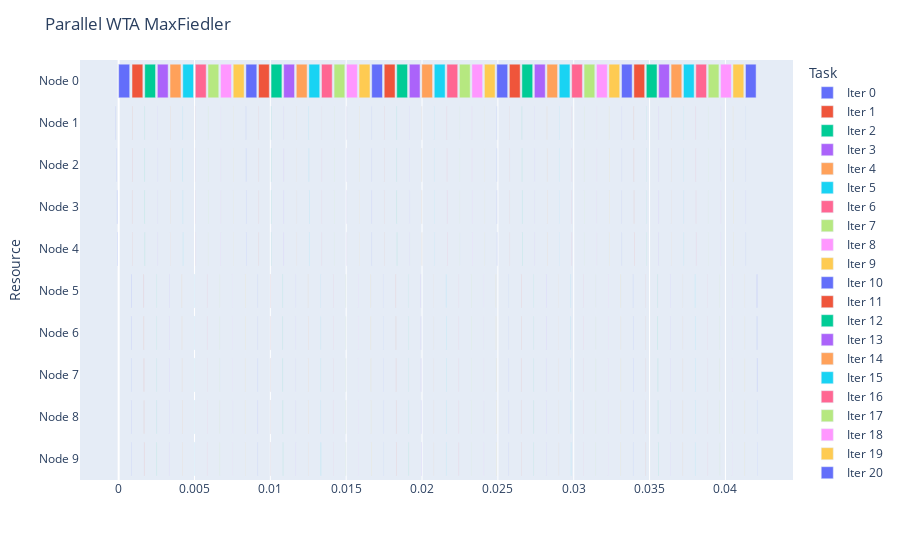

Here is the notebook cell this chart was saved with:
### Code cell
# MaxFiedler
fig = getDataGantt(logs[4], "Parallel WTA MaxFiedler")
fig.show()

### Figure 1 — Plotly figure (JSON) as saved in the notebook; plotly's stock layout.template omitted (floating-point values rounded to 4 significant figures)
{"data": [{"alignmentgroup": "True", "base": [0, -0.0001984, -0.0001535, -0.0001121, -9.823e-05, 0.0008152, 0.000818, 0.0008221, 0.0008247, 0.0008302], "hovertemplate": "Task=Iter 0<br>Start=%{base}<br>Finish=%{x}<br>Resource=%{y}<extra></extra>", "legendgroup": "Iter 0", "marker": {"color": "#636efa", "pattern": {"shape": ""}}, "name": "Iter 0", "offsetgroup": "Iter 0", "orientation": "h", "showlegend": true, "textposition": "auto", "type": "bar", "x": [0.0007286, 1.478e-05, 1.574e-05, 1.526e-05, 1.502e-05, 1.574e-05, 1.454e-05, 1.431e-05, 1.454e-05, 1.597e-05], "xaxis": "x", "y": ["Node 0", "Node 1", "Node 2", "Node 3", "Node 4", "Node 5", "Node 6", "Node 7", "Node 8", "Node 9"], "yaxis": "y"}, {"alignmentgroup": "True", "base": [0.0008807, 0.0008819, 0.0008845, 0.0008881, 0.0008914, 0.001658, 0.001661, 0.001664, 0.001666, 0.00167], "hovertemplate": "Task=Iter 1<br>Start=%{base}<br>Finish=%{x}<br>Resource=%{y}<extra></extra>", "legendgroup": "Iter 1", "marker": {"color": "#EF553B", "pattern": {"shape": ""}}, "name": "Iter 1", "offsetgroup": "Iter 1", "orientation": "h", "showlegend": true, "textposition": "auto", "type": "bar", "x": [0.0007136, 1.121e-05, 1.168e-05, 1.144e-05, 1.121e-05, 1.097e-05, 1.097e-05, 1.168e-05, 1.144e-05, 1.121e-05], "xaxis": "x", "y": ["Node 0", "Node 1", "Node 2", "Node 3", "Node 4", "Node 5", "Node 6", "Node 7", "Node 8", "Node 9"], "yaxis": "y"}, {"alignmentgroup": "True", "base": [0.001719, 0.001719, 0.001722, 0.001726, 0.001729, 0.002492, 0.002496, 0.002498, 0.002501, 0.002505], "hovertemplate": "Task=Iter 2<br>Start=%{base}<br>Finish=%{x}<br>Resource=%{y}<extra></extra>", "legendgroup": "Iter 2", "marker": {"color": "#00cc96", "pattern": {"shape": ""}}, "name": "Iter 2", "offsetgroup": "Iter 2", "orientation": "h", "showlegend": true, "textposition": "auto", "type": "bar", "x": [0.000711, 1.073e-05, 1.097e-05, 1.049e-05, 1.049e-05, 1.049e-05, 1.049e-05, 1.121e-05, 1.144e-05, 1.097e-05], "xaxis": "x", "y": ["Node 0", "Node 1", "Node 2", "Node 3", "Node 4", "Node 5", "Node 6", "Node 7", "Node 8", "Node 9"], "yaxis": "y"}, {"alignmentgroup": "True", "base": [0.002552, 0.002552, 0.002554, 0.002558, 0.002561, 0.003326, 0.003329, 0.003332, 0.003335, 0.003339], "hovertemplate": "Task=Iter 3<br>Start=%{base}<br>Finish=%{x}<br>Resource=%{y}<extra></extra>", "legendgroup": "Iter 3", "marker": {"color": "#ab63fa", "pattern": {"shape": ""}}, "name": "Iter 3", "offsetgroup": "Iter 3", "orientation": "h", "showlegend": true, "textposition": "auto", "type": "bar", "x": [0.0007119, 1.025e-05, 1.073e-05, 1.025e-05, 1.049e-05, 1.049e-05, 1.049e-05, 1.049e-05, 1.049e-05, 1.049e-05], "xaxis": "x", "y": ["Node 0", "Node 1", "Node 2", "Node 3", "Node 4", "Node 5", "Node 6", "Node 7", "Node 8", "Node 9"], "yaxis": "y"}, {"alignmentgroup": "True", "base": [0.003386, 0.003386, 0.003389, 0.003392, 0.003396, 0.004167, 0.004171, 0.004173, 0.004177, 0.00418], "hovertemplate": "Task=Iter 4<br>Start=%{base}<br>Finish=%{x}<br>Resource=%{y}<extra></extra>", "legendgroup": "Iter 4", "marker": {"color": "#FFA15A", "pattern": {"shape": ""}}, "name": "Iter 4", "offsetgroup": "Iter 4", "orientation": "h", "showlegend": true, "textposition": "auto", "type": "bar", "x": [0.0007207, 1.025e-05, 1.073e-05, 1.073e-05, 1.025e-05, 1.073e-05, 1.049e-05, 1.049e-05, 1.073e-05, 1.049e-05], "xaxis": "x", "y": ["Node 0", "Node 1", "Node 2", "Node 3", "Node 4", "Node 5", "Node 6", "Node 7", "Node 8", "Node 9"], "yaxis": "y"}, {"alignmentgroup": "True", "base": [0.004227, 0.004228, 0.00423, 0.004235, 0.004238, 0.004992, 0.004996, 0.004999, 0.005001, 0.005004], "hovertemplate": "Task=Iter 5<br>Start=%{base}<br>Finish=%{x}<br>Resource=%{y}<extra></extra>", "legendgroup": "Iter 5", "marker": {"color": "#19d3f3", "pattern": {"shape": ""}}, "name": "Iter 5", "offsetgroup": "Iter 5", "orientation": "h", "showlegend": true, "textposition": "auto", "type": "bar", "x": [0.0007055, 1.025e-05, 1.097e-05, 1.001e-05, 1.049e-05, 1.049e-05, 1.025e-05, 1.025e-05, 1.001e-05, 9.775e-06], "xaxis": "x", "y": ["Node 0", "Node 1", "Node 2", "Node 3", "Node 4", "Node 5", "Node 6", "Node 7", "Node 8", "Node 9"], "yaxis": "y"}, {"alignmentgroup": "True", "base": [0.005053, 0.005052, 0.005055, 0.005058, 0.005062, 0.005831, 0.005833, 0.005837, 0.005839, 0.005843], "hovertemplate": "Task=Iter 6<br>Start=%{base}<br>Finish=%{x}<br>Resource=%{y}<extra></extra>", "legendgroup": "Iter 6", "marker": {"color": "#FF6692", "pattern": {"shape": ""}}, "name": "Iter 6", "offsetgroup": "Iter 6", "orientation": "h", "showlegend": true, "textposition": "auto", "type": "bar", "x": [0.0007176, 1.001e-05, 1.025e-05, 1.001e-05, 1.049e-05, 1.001e-05, 1.049e-05, 1.025e-05, 1.049e-05, 1.049e-05], "xaxis": "x", "y": ["Node 0", "Node 1", "Node 2", "Node 3", "Node 4", "Node 5", "Node 6", "Node 7", "Node 8", "Node 9"], "yaxis": "y"}, {"alignmentgroup": "True", "base": [0.005889, 0.005889, 0.005892, 0.005897, 0.0059, 0.006659, 0.006662, 0.006665, 0.006668, 0.006671], "hovertemplate": "Task=Iter 7<br>Start=%{base}<br>Finish=%{x}<br>Resource=%{y}<extra></extra>", "legendgroup": "Iter 7", "marker": {"color": "#B6E880", "pattern": {"shape": ""}}, "name": "Iter 7", "offsetgroup": "Iter 7", "orientation": "h", "showlegend": true, "textposition": "auto", "type": "bar", "x": [0.0007119, 1.025e-05, 1.049e-05, 1.025e-05, 9.775e-06, 1.049e-05, 1.049e-05, 1.049e-05, 1.049e-05, 1.049e-05], "xaxis": "x", "y": ["Node 0", "Node 1", "Node 2", "Node 3", "Node 4", "Node 5", "Node 6", "Node 7", "Node 8", "Node 9"], "yaxis": "y"}, {"alignmentgroup": "True", "base": [0.006718, 0.006718, 0.006722, 0.006725, 0.00673, 0.007491, 0.007494, 0.007496, 0.007499, 0.007502], "hovertemplate": "Task=Iter 8<br>Start=%{base}<br>Finish=%{x}<br>Resource=%{y}<extra></extra>", "legendgroup": "Iter 8", "marker": {"color": "#FF97FF", "pattern": {"shape": ""}}, "name": "Iter 8", "offsetgroup": "Iter 8", "orientation": "h", "showlegend": true, "textposition": "auto", "type": "bar", "x": [0.0007143, 1.001e-05, 1.025e-05, 1.049e-05, 1.121e-05, 1.049e-05, 1.049e-05, 1.049e-05, 1.025e-05, 1.049e-05], "xaxis": "x", "y": ["Node 0", "Node 1", "Node 2", "Node 3", "Node 4", "Node 5", "Node 6", "Node 7", "Node 8", "Node 9"], "yaxis": "y"}, {"alignmentgroup": "True", "base": [0.007551, 0.007551, 0.007554, 0.007557, 0.007561, 0.00833, 0.008332, 0.008335, 0.008338, 0.008342], "hovertemplate": "Task=Iter 9<br>Start=%{base}<br>Finish=%{x}<br>Resource=%{y}<extra></extra>", "legendgroup": "Iter 9", "marker": {"color": "#FECB52", "pattern": {"shape": ""}}, "name": "Iter 9", "offsetgroup": "Iter 9", "orientation": "h", "showlegend": true, "textposition": "auto", "type": "bar", "x": [0.0007219, 1.001e-05, 1.049e-05, 1.025e-05, 1.049e-05, 1.025e-05, 1.049e-05, 1.025e-05, 1.049e-05, 1.049e-05], "xaxis": "x", "y": ["Node 0", "Node 1", "Node 2", "Node 3", "Node 4", "Node 5", "Node 6", "Node 7", "Node 8", "Node 9"], "yaxis": "y"}, {"alignmentgroup": "True", "base": [0.00839, 0.008389, 0.008392, 0.008395, 0.008398, 0.009165, 0.009167, 0.009171, 0.009173, 0.009176], "hovertemplate": "Task=Iter 10<br>Start=%{base}<br>Finish=%{x}<br>Resource=%{y}<extra></extra>", "legendgroup": "Iter 10", "marker": {"color": "#636efa", "pattern": {"shape": ""}}, "name": "Iter 10", "offsetgroup": "Iter 10", "orientation": "h", "showlegend": true, "textposition": "auto", "type": "bar", "x": [0.0007174, 1.001e-05, 1.216e-05, 1.025e-05, 1.025e-05, 1.025e-05, 1.025e-05, 1.049e-05, 1.049e-05, 1.025e-05], "xaxis": "x", "y": ["Node 0", "Node 1", "Node 2", "Node 3", "Node 4", "Node 5", "Node 6", "Node 7", "Node 8", "Node 9"], "yaxis": "y"}, {"alignmentgroup": "True", "base": [0.009223, 0.009223, 0.009226, 0.009229, 0.009233, 0.009989, 0.009993, 0.009995, 0.009998, 0.01], "hovertemplate": "Task=Iter 11<br>Start=%{base}<br>Finish=%{x}<br>Resource=%{y}<extra></extra>", "legendgroup": "Iter 11", "marker": {"color": "#EF553B", "pattern": {"shape": ""}}, "name": "Iter 11", "offsetgroup": "Iter 11", "orientation": "h", "showlegend": true, "textposition": "auto", "type": "bar", "x": [0.0007088, 1.001e-05, 1.049e-05, 9.775e-06, 9.775e-06, 1.001e-05, 1.025e-05, 1.025e-05, 1.025e-05, 1.001e-05], "xaxis": "x", "y": ["Node 0", "Node 1", "Node 2", "Node 3", "Node 4", "Node 5", "Node 6", "Node 7", "Node 8", "Node 9"], "yaxis": "y"}, {"alignmentgroup": "True", "base": [0.01005, 0.01005, 0.01005, 0.01005, 0.01006, 0.01082, 0.01082, 0.01082, 0.01083, 0.01083], "hovertemplate": "Task=Iter 12<br>Start=%{base}<br>Finish=%{x}<br>Resource=%{y}<extra></extra>", "legendgroup": "Iter 12", "marker": {"color": "#00cc96", "pattern": {"shape": ""}}, "name": "Iter 12", "offsetgroup": "Iter 12", "orientation": "h", "showlegend": true, "textposition": "auto", "type": "bar", "x": [0.0007143, 9.775e-06, 1.049e-05, 1.001e-05, 1.001e-05, 1.025e-05, 1.025e-05, 1.025e-05, 1.049e-05, 9.775e-06], "xaxis": "x", "y": ["Node 0", "Node 1", "Node 2", "Node 3", "Node 4", "Node 5", "Node 6", "Node 7", "Node 8", "Node 9"], "yaxis": "y"}, {"alignmentgroup": "True", "base": [0.01088, 0.01088, 0.01088, 0.01088, 0.01089, 0.01165, 0.01165, 0.01166, 0.01166, 0.01166], "hovertemplate": "Task=Iter 13<br>Start=%{base}<br>Finish=%{x}<br>Resource=%{y}<extra></extra>", "legendgroup": "Iter 13", "marker": {"color": "#ab63fa", "pattern": {"shape": ""}}, "name": "Iter 13", "offsetgroup": "Iter 13", "orientation": "h", "showlegend": true, "textposition": "auto", "type": "bar", "x": [0.0007174, 1.025e-05, 1.049e-05, 1.049e-05, 1.001e-05, 1.049e-05, 1.001e-05, 1.073e-05, 1.073e-05, 1.049e-05], "xaxis": "x", "y": ["Node 0", "Node 1", "Node 2", "Node 3", "Node 4", "Node 5", "Node 6", "Node 7", "Node 8", "Node 9"], "yaxis": "y"}, {"alignmentgroup": "True", "base": [0.01171, 0.01171, 0.01171, 0.01172, 0.01172, 0.01248, 0.01248, 0.01248, 0.01249, 0.01249], "hovertemplate": "Task=Iter 14<br>Start=%{base}<br>Finish=%{x}<br>Resource=%{y}<extra></extra>", "legendgroup": "Iter 14", "marker": {"color": "#FFA15A", "pattern": {"shape": ""}}, "name": "Iter 14", "offsetgroup": "Iter 14", "orientation": "h", "showlegend": true, "textposition": "auto", "type": "bar", "x": [0.0007153, 1.025e-05, 1.025e-05, 1.025e-05, 1.025e-05, 1.025e-05, 1.049e-05, 1.049e-05, 1.049e-05, 1.025e-05], "xaxis": "x", "y": ["Node 0", "Node 1", "Node 2", "Node 3", "Node 4", "Node 5", "Node 6", "Node 7", "Node 8", "Node 9"], "yaxis": "y"}, {"alignmentgroup": "True", "base": [0.01254, 0.01254, 0.01254, 0.01255, 0.01255, 0.01331, 0.01332, 0.01332, 0.01332, 0.01333], "hovertemplate": "Task=Iter 15<br>Start=%{base}<br>Finish=%{x}<br>Resource=%{y}<extra></extra>", "legendgroup": "Iter 15", "marker": {"color": "#19d3f3", "pattern": {"shape": ""}}, "name": "Iter 15", "offsetgroup": "Iter 15", "orientation": "h", "showlegend": true, "textposition": "auto", "type": "bar", "x": [0.0007157, 9.775e-06, 1.049e-05, 1.121e-05, 1.001e-05, 1.025e-05, 1.049e-05, 1.049e-05, 1.049e-05, 1.383e-05], "xaxis": "x", "y": ["Node 0", "Node 1", "Node 2", "Node 3", "Node 4", "Node 5", "Node 6", "Node 7", "Node 8", "Node 9"], "yaxis": "y"}, {"alignmentgroup": "True", "base": [0.01337, 0.01337, 0.01338, 0.01338, 0.01338, 0.01414, 0.01415, 0.01415, 0.01415, 0.01415], "hovertemplate": "Task=Iter 16<br>Start=%{base}<br>Finish=%{x}<br>Resource=%{y}<extra></extra>", "legendgroup": "Iter 16", "marker": {"color": "#FF6692", "pattern": {"shape": ""}}, "name": "Iter 16", "offsetgroup": "Iter 16", "orientation": "h", "showlegend": true, "textposition": "auto", "type": "bar", "x": [0.0007071, 1.001e-05, 1.121e-05, 9.775e-06, 1.049e-05, 1.049e-05, 1.025e-05, 1.049e-05, 1.001e-05, 1.049e-05], "xaxis": "x", "y": ["Node 0", "Node 1", "Node 2", "Node 3", "Node 4", "Node 5", "Node 6", "Node 7", "Node 8", "Node 9"], "yaxis": "y"}, {"alignmentgroup": "True", "base": [0.0142, 0.0142, 0.0142, 0.01421, 0.01421, 0.01496, 0.01497, 0.01497, 0.01497, 0.01497], "hovertemplate": "Task=Iter 17<br>Start=%{base}<br>Finish=%{x}<br>Resource=%{y}<extra></extra>", "legendgroup": "Iter 17", "marker": {"color": "#B6E880", "pattern": {"shape": ""}}, "name": "Iter 17", "offsetgroup": "Iter 17", "orientation": "h", "showlegend": true, "textposition": "auto", "type": "bar", "x": [0.0007083, 9.775e-06, 1.049e-05, 1.025e-05, 1.025e-05, 1.097e-05, 1.025e-05, 1.025e-05, 1.025e-05, 1.025e-05], "xaxis": "x", "y": ["Node 0", "Node 1", "Node 2", "Node 3", "Node 4", "Node 5", "Node 6", "Node 7", "Node 8", "Node 9"], "yaxis": "y"}, {"alignmentgroup": "True", "base": [0.01502, 0.01502, 0.01502, 0.01503, 0.01503, 0.01579, 0.01579, 0.0158, 0.0158, 0.0158], "hovertemplate": "Task=Iter 18<br>Start=%{base}<br>Finish=%{x}<br>Resource=%{y}<extra></extra>", "legendgroup": "Iter 18", "marker": {"color": "#FF97FF", "pattern": {"shape": ""}}, "name": "Iter 18", "offsetgroup": "Iter 18", "orientation": "h", "showlegend": true, "textposition": "auto", "type": "bar", "x": [0.0007145, 9.775e-06, 1.025e-05, 9.775e-06, 1.001e-05, 1.001e-05, 1.025e-05, 1.049e-05, 1.025e-05, 1.049e-05], "xaxis": "x", "y": ["Node 0", "Node 1", "Node 2", "Node 3", "Node 4", "Node 5", "Node 6", "Node 7", "Node 8", "Node 9"], "yaxis": "y"}, {"alignmentgroup": "True", "base": [0.01585, 0.01585, 0.01585, 0.01586, 0.01586, 0.01662, 0.01663, 0.01663, 0.01663, 0.01664], "hovertemplate": "Task=Iter 19<br>Start=%{base}<br>Finish=%{x}<br>Resource=%{y}<extra></extra>", "legendgroup": "Iter 19", "marker": {"color": "#FECB52", "pattern": {"shape": ""}}, "name": "Iter 19", "offsetgroup": "Iter 19", "orientation": "h", "showlegend": true, "textposition": "auto", "type": "bar", "x": [0.0007193, 9.775e-06, 1.049e-05, 1.001e-05, 1.049e-05, 1.049e-05, 1.049e-05, 1.049e-05, 1.049e-05, 1.049e-05], "xaxis": "x", "y": ["Node 0", "Node 1", "Node 2", "Node 3", "Node 4", "Node 5", "Node 6", "Node 7", "Node 8", "Node 9"], "yaxis": "y"}, {"alignmentgroup": "True", "base": [0.01668, 0.01668, 0.01668, 0.01669, 0.01669, 0.01745, 0.01745, 0.01745, 0.01746, 0.01746], "hovertemplate": "Task=Iter 20<br>Start=%{base}<br>Finish=%{x}<br>Resource=%{y}<extra></extra>", "legendgroup": "Iter 20", "marker": {"color": "#636efa", "pattern": {"shape": ""}}, "name": "Iter 20", "offsetgroup": "Iter 20", "orientation": "h", "showlegend": true, "textposition": "auto", "type": "bar", "x": [0.0007112, 1.001e-05, 1.025e-05, 1.001e-05, 1.001e-05, 1.025e-05, 1.025e-05, 1.049e-05, 1.025e-05, 1.025e-05], "xaxis": "x", "y": ["Node 0", "Node 1", "Node 2", "Node 3", "Node 4", "Node 5", "Node 6", "Node 7", "Node 8", "Node 9"], "yaxis": "y"}, {"alignmentgroup": "True", "base": [0.01751, 0.01751, 0.01751, 0.01751, 0.01752, 0.01827, 0.01828, 0.01828, 0.01828, 0.01829], "hovertemplate": "Task=Iter 21<br>Start=%{base}<br>Finish=%{x}<br>Resource=%{y}<extra></extra>", "legendgroup": "Iter 21", "marker": {"color": "#EF553B", "pattern": {"shape": ""}}, "name": "Iter 21", "offsetgroup": "Iter 21", "orientation": "h", "showlegend": true, "textposition": "auto", "type": "bar", "x": [0.0007148, 1.049e-05, 1.049e-05, 1.001e-05, 1.216e-05, 1.001e-05, 1.049e-05, 1.025e-05, 1.001e-05, 1.001e-05], "xaxis": "x", "y": ["Node 0", "Node 1", "Node 2", "Node 3", "Node 4", "Node 5", "Node 6", "Node 7", "Node 8", "Node 9"], "yaxis": "y"}, {"alignmentgroup": "True", "base": [0.01833, 0.01833, 0.01834, 0.01834, 0.01834, 0.0191, 0.0191, 0.01911, 0.01911, 0.01912], "hovertemplate": "Task=Iter 22<br>Start=%{base}<br>Finish=%{x}<br>Resource=%{y}<extra></extra>", "legendgroup": "Iter 22", "marker": {"color": "#00cc96", "pattern": {"shape": ""}}, "name": "Iter 22", "offsetgroup": "Iter 22", "orientation": "h", "showlegend": true, "textposition": "auto", "type": "bar", "x": [0.0007119, 1.001e-05, 1.025e-05, 1.001e-05, 1.001e-05, 1.001e-05, 1.025e-05, 1.049e-05, 1.025e-05, 1.049e-05], "xaxis": "x", "y": ["Node 0", "Node 1", "Node 2", "Node 3", "Node 4", "Node 5", "Node 6", "Node 7", "Node 8", "Node 9"], "yaxis": "y"}, {"alignmentgroup": "True", "base": [0.01916, 0.01916, 0.01916, 0.01917, 0.01917, 0.01992, 0.01993, 0.01993, 0.01993, 0.01993], "hovertemplate": "Task=Iter 23<br>Start=%{base}<br>Finish=%{x}<br>Resource=%{y}<extra></extra>", "legendgroup": "Iter 23", "marker": {"color": "#ab63fa", "pattern": {"shape": ""}}, "name": "Iter 23", "offsetgroup": "Iter 23", "orientation": "h", "showlegend": true, "textposition": "auto", "type": "bar", "x": [0.0007064, 1.001e-05, 1.025e-05, 9.537e-06, 1.001e-05, 1.025e-05, 1.001e-05, 1.025e-05, 1.001e-05, 1.025e-05], "xaxis": "x", "y": ["Node 0", "Node 1", "Node 2", "Node 3", "Node 4", "Node 5", "Node 6", "Node 7", "Node 8", "Node 9"], "yaxis": "y"}, {"alignmentgroup": "True", "base": [0.01998, 0.01998, 0.01998, 0.01999, 0.01999, 0.02075, 0.02075, 0.02075, 0.02076, 0.02076], "hovertemplate": "Task=Iter 24<br>Start=%{base}<br>Finish=%{x}<br>Resource=%{y}<extra></extra>", "legendgroup": "Iter 24", "marker": {"color": "#FFA15A", "pattern": {"shape": ""}}, "name": "Iter 24", "offsetgroup": "Iter 24", "orientation": "h", "showlegend": true, "textposition": "auto", "type": "bar", "x": [0.0007119, 9.537e-06, 1.025e-05, 9.537e-06, 9.775e-06, 1.001e-05, 1.001e-05, 1.025e-05, 1.025e-05, 1.025e-05], "xaxis": "x", "y": ["Node 0", "Node 1", "Node 2", "Node 3", "Node 4", "Node 5", "Node 6", "Node 7", "Node 8", "Node 9"], "yaxis": "y"}, {"alignmentgroup": "True", "base": [0.02081, 0.02081, 0.02081, 0.02081, 0.02082, 0.02158, 0.02158, 0.02158, 0.02159, 0.02159], "hovertemplate": "Task=Iter 25<br>Start=%{base}<br>Finish=%{x}<br>Resource=%{y}<extra></extra>", "legendgroup": "Iter 25", "marker": {"color": "#19d3f3", "pattern": {"shape": ""}}, "name": "Iter 25", "offsetgroup": "Iter 25", "orientation": "h", "showlegend": true, "textposition": "auto", "type": "bar", "x": [0.0007174, 1.001e-05, 1.025e-05, 1.001e-05, 1.025e-05, 1.025e-05, 1.025e-05, 1.049e-05, 1.001e-05, 1.025e-05], "xaxis": "x", "y": ["Node 0", "Node 1", "Node 2", "Node 3", "Node 4", "Node 5", "Node 6", "Node 7", "Node 8", "Node 9"], "yaxis": "y"}, {"alignmentgroup": "True", "base": [0.02164, 0.02164, 0.02164, 0.02164, 0.02165, 0.0224, 0.02241, 0.02241, 0.02241, 0.02242], "hovertemplate": "Task=Iter 26<br>Start=%{base}<br>Finish=%{x}<br>Resource=%{y}<extra></extra>", "legendgroup": "Iter 26", "marker": {"color": "#FF6692", "pattern": {"shape": ""}}, "name": "Iter 26", "offsetgroup": "Iter 26", "orientation": "h", "showlegend": true, "textposition": "auto", "type": "bar", "x": [0.0007136, 1.001e-05, 1.049e-05, 9.775e-06, 1.001e-05, 1.025e-05, 1.025e-05, 1.049e-05, 1.025e-05, 1.049e-05], "xaxis": "x", "y": ["Node 0", "Node 1", "Node 2", "Node 3", "Node 4", "Node 5", "Node 6", "Node 7", "Node 8", "Node 9"], "yaxis": "y"}, {"alignmentgroup": "True", "base": [0.02246, 0.02246, 0.02247, 0.02247, 0.02247, 0.02323, 0.02323, 0.02324, 0.02324, 0.02324], "hovertemplate": "Task=Iter 27<br>Start=%{base}<br>Finish=%{x}<br>Resource=%{y}<extra></extra>", "legendgroup": "Iter 27", "marker": {"color": "#B6E880", "pattern": {"shape": ""}}, "name": "Iter 27", "offsetgroup": "Iter 27", "orientation": "h", "showlegend": true, "textposition": "auto", "type": "bar", "x": [0.0007129, 9.775e-06, 1.049e-05, 1.001e-05, 1.001e-05, 1.025e-05, 1.025e-05, 1.025e-05, 1.049e-05, 1.025e-05], "xaxis": "x", "y": ["Node 0", "Node 1", "Node 2", "Node 3", "Node 4", "Node 5", "Node 6", "Node 7", "Node 8", "Node 9"], "yaxis": "y"}, {"alignmentgroup": "True", "base": [0.02329, 0.02329, 0.02329, 0.02329, 0.0233, 0.02405, 0.02405, 0.02405, 0.02406, 0.02406], "hovertemplate": "Task=Iter 28<br>Start=%{base}<br>Finish=%{x}<br>Resource=%{y}<extra></extra>", "legendgroup": "Iter 28", "marker": {"color": "#FF97FF", "pattern": {"shape": ""}}, "name": "Iter 28", "offsetgroup": "Iter 28", "orientation": "h", "showlegend": true, "textposition": "auto", "type": "bar", "x": [0.0007083, 1.001e-05, 1.025e-05, 9.775e-06, 1.025e-05, 1.001e-05, 1.001e-05, 1.025e-05, 1.025e-05, 1.001e-05], "xaxis": "x", "y": ["Node 0", "Node 1", "Node 2", "Node 3", "Node 4", "Node 5", "Node 6", "Node 7", "Node 8", "Node 9"], "yaxis": "y"}, {"alignmentgroup": "True", "base": [0.02411, 0.02411, 0.02411, 0.02412, 0.02412, 0.02487, 0.02487, 0.02488, 0.02488, 0.02488], "hovertemplate": "Task=Iter 29<br>Start=%{base}<br>Finish=%{x}<br>Resource=%{y}<extra></extra>", "legendgroup": "Iter 29", "marker": {"color": "#FECB52", "pattern": {"shape": ""}}, "name": "Iter 29", "offsetgroup": "Iter 29", "orientation": "h", "showlegend": true, "textposition": "auto", "type": "bar", "x": [0.0007071, 1.025e-05, 1.025e-05, 9.537e-06, 1.025e-05, 1.001e-05, 1.025e-05, 1.049e-05, 1.001e-05, 1.025e-05], "xaxis": "x", "y": ["Node 0", "Node 1", "Node 2", "Node 3", "Node 4", "Node 5", "Node 6", "Node 7", "Node 8", "Node 9"], "yaxis": "y"}, {"alignmentgroup": "True", "base": [0.02493, 0.02493, 0.02493, 0.02493, 0.02494, 0.0257, 0.0257, 0.0257, 0.02571, 0.02571], "hovertemplate": "Task=Iter 30<br>Start=%{base}<br>Finish=%{x}<br>Resource=%{y}<extra></extra>", "legendgroup": "Iter 30", "marker": {"color": "#636efa", "pattern": {"shape": ""}}, "name": "Iter 30", "offsetgroup": "Iter 30", "orientation": "h", "showlegend": true, "textposition": "auto", "type": "bar", "x": [0.0007191, 9.775e-06, 1.001e-05, 9.775e-06, 9.775e-06, 1.025e-05, 1.001e-05, 1.049e-05, 1.025e-05, 1.025e-05], "xaxis": "x", "y": ["Node 0", "Node 1", "Node 2", "Node 3", "Node 4", "Node 5", "Node 6", "Node 7", "Node 8", "Node 9"], "yaxis": "y"}, {"alignmentgroup": "True", "base": [0.02576, 0.02576, 0.02576, 0.02577, 0.02577, 0.02652, 0.02653, 0.02653, 0.02653, 0.02654], "hovertemplate": "Task=Iter 31<br>Start=%{base}<br>Finish=%{x}<br>Resource=%{y}<extra></extra>", "legendgroup": "Iter 31", "marker": {"color": "#EF553B", "pattern": {"shape": ""}}, "name": "Iter 31", "offsetgroup": "Iter 31", "orientation": "h", "showlegend": true, "textposition": "auto", "type": "bar", "x": [0.0007138, 1.001e-05, 1.001e-05, 1.001e-05, 1.025e-05, 1.001e-05, 1.001e-05, 1.025e-05, 1.025e-05, 1.049e-05], "xaxis": "x", "y": ["Node 0", "Node 1", "Node 2", "Node 3", "Node 4", "Node 5", "Node 6", "Node 7", "Node 8", "Node 9"], "yaxis": "y"}, {"alignmentgroup": "True", "base": [0.02658, 0.02658, 0.02659, 0.02659, 0.02659, 0.02735, 0.02735, 0.02735, 0.02736, 0.02736], "hovertemplate": "Task=Iter 32<br>Start=%{base}<br>Finish=%{x}<br>Resource=%{y}<extra></extra>", "legendgroup": "Iter 32", "marker": {"color": "#00cc96", "pattern": {"shape": ""}}, "name": "Iter 32", "offsetgroup": "Iter 32", "orientation": "h", "showlegend": true, "textposition": "auto", "type": "bar", "x": [0.0007122, 1.001e-05, 1.025e-05, 1.001e-05, 1.001e-05, 1.001e-05, 1.001e-05, 1.025e-05, 1.097e-05, 1.025e-05], "xaxis": "x", "y": ["Node 0", "Node 1", "Node 2", "Node 3", "Node 4", "Node 5", "Node 6", "Node 7", "Node 8", "Node 9"], "yaxis": "y"}, {"alignmentgroup": "True", "base": [0.02741, 0.02741, 0.02741, 0.02741, 0.02742, 0.02818, 0.02818, 0.02818, 0.02818, 0.02819], "hovertemplate": "Task=Iter 33<br>Start=%{base}<br>Finish=%{x}<br>Resource=%{y}<extra></extra>", "legendgroup": "Iter 33", "marker": {"color": "#ab63fa", "pattern": {"shape": ""}}, "name": "Iter 33", "offsetgroup": "Iter 33", "orientation": "h", "showlegend": true, "textposition": "auto", "type": "bar", "x": [0.0007179, 1.001e-05, 1.049e-05, 1.001e-05, 1.025e-05, 1.001e-05, 1.025e-05, 1.025e-05, 1.025e-05, 1.025e-05], "xaxis": "x", "y": ["Node 0", "Node 1", "Node 2", "Node 3", "Node 4", "Node 5", "Node 6", "Node 7", "Node 8", "Node 9"], "yaxis": "y"}, {"alignmentgroup": "True", "base": [0.02823, 0.02823, 0.02824, 0.02824, 0.02824, 0.02899, 0.02899, 0.02899, 0.029, 0.029], "hovertemplate": "Task=Iter 34<br>Start=%{base}<br>Finish=%{x}<br>Resource=%{y}<extra></extra>", "legendgroup": "Iter 34", "marker": {"color": "#FFA15A", "pattern": {"shape": ""}}, "name": "Iter 34", "offsetgroup": "Iter 34", "orientation": "h", "showlegend": true, "textposition": "auto", "type": "bar", "x": [0.0007005, 1.025e-05, 1.049e-05, 1.001e-05, 1.001e-05, 9.775e-06, 9.775e-06, 1.025e-05, 9.775e-06, 1.001e-05], "xaxis": "x", "y": ["Node 0", "Node 1", "Node 2", "Node 3", "Node 4", "Node 5", "Node 6", "Node 7", "Node 8", "Node 9"], "yaxis": "y"}, {"alignmentgroup": "True", "base": [0.02904, 0.02904, 0.02905, 0.02905, 0.02905, 0.02981, 0.02981, 0.02981, 0.02981, 0.02982], "hovertemplate": "Task=Iter 35<br>Start=%{base}<br>Finish=%{x}<br>Resource=%{y}<extra></extra>", "legendgroup": "Iter 35", "marker": {"color": "#19d3f3", "pattern": {"shape": ""}}, "name": "Iter 35", "offsetgroup": "Iter 35", "orientation": "h", "showlegend": true, "textposition": "auto", "type": "bar", "x": [0.0007088, 9.775e-06, 1.025e-05, 9.775e-06, 9.775e-06, 1.001e-05, 1.025e-05, 1.025e-05, 1.025e-05, 1.049e-05], "xaxis": "x", "y": ["Node 0", "Node 1", "Node 2", "Node 3", "Node 4", "Node 5", "Node 6", "Node 7", "Node 8", "Node 9"], "yaxis": "y"}, {"alignmentgroup": "True", "base": [0.02986, 0.02986, 0.02987, 0.02987, 0.02987, 0.03062, 0.03063, 0.03063, 0.03063, 0.03064], "hovertemplate": "Task=Iter 36<br>Start=%{base}<br>Finish=%{x}<br>Resource=%{y}<extra></extra>", "legendgroup": "Iter 36", "marker": {"color": "#FF6692", "pattern": {"shape": ""}}, "name": "Iter 36", "offsetgroup": "Iter 36", "orientation": "h", "showlegend": true, "textposition": "auto", "type": "bar", "x": [0.0007074, 1.001e-05, 1.049e-05, 1.001e-05, 1.025e-05, 1.025e-05, 1.049e-05, 1.049e-05, 1.073e-05, 1.049e-05], "xaxis": "x", "y": ["Node 0", "Node 1", "Node 2", "Node 3", "Node 4", "Node 5", "Node 6", "Node 7", "Node 8", "Node 9"], "yaxis": "y"}, {"alignmentgroup": "True", "base": [0.03068, 0.03068, 0.03068, 0.03069, 0.03069, 0.03144, 0.03145, 0.03145, 0.03145, 0.03145], "hovertemplate": "Task=Iter 37<br>Start=%{base}<br>Finish=%{x}<br>Resource=%{y}<extra></extra>", "legendgroup": "Iter 37", "marker": {"color": "#B6E880", "pattern": {"shape": ""}}, "name": "Iter 37", "offsetgroup": "Iter 37", "orientation": "h", "showlegend": true, "textposition": "auto", "type": "bar", "x": [0.0007083, 1.001e-05, 1.025e-05, 1.001e-05, 1.025e-05, 1.001e-05, 1.025e-05, 1.025e-05, 1.001e-05, 1.049e-05], "xaxis": "x", "y": ["Node 0", "Node 1", "Node 2", "Node 3", "Node 4", "Node 5", "Node 6", "Node 7", "Node 8", "Node 9"], "yaxis": "y"}, {"alignmentgroup": "True", "base": [0.0315, 0.0315, 0.0315, 0.03151, 0.03151, 0.03226, 0.03227, 0.03227, 0.03227, 0.03228], "hovertemplate": "Task=Iter 38<br>Start=%{base}<br>Finish=%{x}<br>Resource=%{y}<extra></extra>", "legendgroup": "Iter 38", "marker": {"color": "#FF97FF", "pattern": {"shape": ""}}, "name": "Iter 38", "offsetgroup": "Iter 38", "orientation": "h", "showlegend": true, "textposition": "auto", "type": "bar", "x": [0.000711, 1.001e-05, 1.049e-05, 1.144e-05, 1.025e-05, 1.001e-05, 1.025e-05, 1.025e-05, 1.049e-05, 1.025e-05], "xaxis": "x", "y": ["Node 0", "Node 1", "Node 2", "Node 3", "Node 4", "Node 5", "Node 6", "Node 7", "Node 8", "Node 9"], "yaxis": "y"}, {"alignmentgroup": "True", "base": [0.03232, 0.03232, 0.03233, 0.03233, 0.03233, 0.0331, 0.03309, 0.0331, 0.0331, 0.0331], "hovertemplate": "Task=Iter 39<br>Start=%{base}<br>Finish=%{x}<br>Resource=%{y}<extra></extra>", "legendgroup": "Iter 39", "marker": {"color": "#FECB52", "pattern": {"shape": ""}}, "name": "Iter 39", "offsetgroup": "Iter 39", "orientation": "h", "showlegend": true, "textposition": "auto", "type": "bar", "x": [0.0007093, 1.001e-05, 1.073e-05, 9.775e-06, 1.001e-05, 1.383e-05, 1.025e-05, 1.025e-05, 1.049e-05, 1.025e-05], "xaxis": "x", "y": ["Node 0", "Node 1", "Node 2", "Node 3", "Node 4", "Node 5", "Node 6", "Node 7", "Node 8", "Node 9"], "yaxis": "y"}, {"alignmentgroup": "True", "base": [0.03315, 0.03315, 0.03316, 0.03316, 0.03316, 0.0339, 0.03391, 0.03391, 0.03391, 0.03392], "hovertemplate": "Task=Iter 40<br>Start=%{base}<br>Finish=%{x}<br>Resource=%{y}<extra></extra>", "legendgroup": "Iter 40", "marker": {"color": "#636efa", "pattern": {"shape": ""}}, "name": "Iter 40", "offsetgroup": "Iter 40", "orientation": "h", "showlegend": true, "textposition": "auto", "type": "bar", "x": [0.0007002, 1.001e-05, 1.025e-05, 9.775e-06, 1.001e-05, 1.049e-05, 1.025e-05, 1.049e-05, 1.001e-05, 1.025e-05], "xaxis": "x", "y": ["Node 0", "Node 1", "Node 2", "Node 3", "Node 4", "Node 5", "Node 6", "Node 7", "Node 8", "Node 9"], "yaxis": "y"}, {"alignmentgroup": "True", "base": [0.03396, 0.03396, 0.03397, 0.03397, 0.03397, 0.03473, 0.03473, 0.03473, 0.03474, 0.03474], "hovertemplate": "Task=Iter 41<br>Start=%{base}<br>Finish=%{x}<br>Resource=%{y}<extra></extra>", "legendgroup": "Iter 41", "marker": {"color": "#EF553B", "pattern": {"shape": ""}}, "name": "Iter 41", "offsetgroup": "Iter 41", "orientation": "h", "showlegend": true, "textposition": "auto", "type": "bar", "x": [0.0007112, 1.001e-05, 1.025e-05, 1.001e-05, 9.775e-06, 1.001e-05, 1.025e-05, 1.025e-05, 1.025e-05, 1.025e-05], "xaxis": "x", "y": ["Node 0", "Node 1", "Node 2", "Node 3", "Node 4", "Node 5", "Node 6", "Node 7", "Node 8", "Node 9"], "yaxis": "y"}, {"alignmentgroup": "True", "base": [0.03479, 0.03479, 0.03479, 0.03479, 0.0348, 0.03554, 0.03555, 0.03555, 0.03555, 0.03556], "hovertemplate": "Task=Iter 42<br>Start=%{base}<br>Finish=%{x}<br>Resource=%{y}<extra></extra>", "legendgroup": "Iter 42", "marker": {"color": "#00cc96", "pattern": {"shape": ""}}, "name": "Iter 42", "offsetgroup": "Iter 42", "orientation": "h", "showlegend": true, "textposition": "auto", "type": "bar", "x": [0.0007057, 1.001e-05, 1.025e-05, 1.001e-05, 1.025e-05, 1.025e-05, 1.025e-05, 1.025e-05, 1.049e-05, 1.025e-05], "xaxis": "x", "y": ["Node 0", "Node 1", "Node 2", "Node 3", "Node 4", "Node 5", "Node 6", "Node 7", "Node 8", "Node 9"], "yaxis": "y"}, {"alignmentgroup": "True", "base": [0.0356, 0.0356, 0.0356, 0.03561, 0.03561, 0.03636, 0.03636, 0.03637, 0.03637, 0.03637], "hovertemplate": "Task=Iter 43<br>Start=%{base}<br>Finish=%{x}<br>Resource=%{y}<extra></extra>", "legendgroup": "Iter 43", "marker": {"color": "#ab63fa", "pattern": {"shape": ""}}, "name": "Iter 43", "offsetgroup": "Iter 43", "orientation": "h", "showlegend": true, "textposition": "auto", "type": "bar", "x": [0.0007041, 1.001e-05, 1.001e-05, 1.001e-05, 1.025e-05, 1.049e-05, 1.001e-05, 1.049e-05, 1.025e-05, 1.025e-05], "xaxis": "x", "y": ["Node 0", "Node 1", "Node 2", "Node 3", "Node 4", "Node 5", "Node 6", "Node 7", "Node 8", "Node 9"], "yaxis": "y"}, {"alignmentgroup": "True", "base": [0.03642, 0.03642, 0.03642, 0.03642, 0.03643, 0.03717, 0.03718, 0.03718, 0.03718, 0.03719], "hovertemplate": "Task=Iter 44<br>Start=%{base}<br>Finish=%{x}<br>Resource=%{y}<extra></extra>", "legendgroup": "Iter 44", "marker": {"color": "#FFA15A", "pattern": {"shape": ""}}, "name": "Iter 44", "offsetgroup": "Iter 44", "orientation": "h", "showlegend": true, "textposition": "auto", "type": "bar", "x": [0.0007067, 1.001e-05, 1.025e-05, 1.001e-05, 1.001e-05, 1.025e-05, 1.025e-05, 1.049e-05, 1.049e-05, 1.001e-05], "xaxis": "x", "y": ["Node 0", "Node 1", "Node 2", "Node 3", "Node 4", "Node 5", "Node 6", "Node 7", "Node 8", "Node 9"], "yaxis": "y"}, {"alignmentgroup": "True", "base": [0.03723, 0.03723, 0.03724, 0.03724, 0.03724, 0.03799, 0.03799, 0.038, 0.038, 0.038], "hovertemplate": "Task=Iter 45<br>Start=%{base}<br>Finish=%{x}<br>Resource=%{y}<extra></extra>", "legendgroup": "Iter 45", "marker": {"color": "#19d3f3", "pattern": {"shape": ""}}, "name": "Iter 45", "offsetgroup": "Iter 45", "orientation": "h", "showlegend": true, "textposition": "auto", "type": "bar", "x": [0.0007071, 1.025e-05, 1.025e-05, 1.121e-05, 1.001e-05, 1.025e-05, 1.025e-05, 1.001e-05, 1.025e-05, 1.025e-05], "xaxis": "x", "y": ["Node 0", "Node 1", "Node 2", "Node 3", "Node 4", "Node 5", "Node 6", "Node 7", "Node 8", "Node 9"], "yaxis": "y"}, {"alignmentgroup": "True", "base": [0.03805, 0.03805, 0.03805, 0.03806, 0.03806, 0.03881, 0.03881, 0.03881, 0.03882, 0.03882], "hovertemplate": "Task=Iter 46<br>Start=%{base}<br>Finish=%{x}<br>Resource=%{y}<extra></extra>", "legendgroup": "Iter 46", "marker": {"color": "#FF6692", "pattern": {"shape": ""}}, "name": "Iter 46", "offsetgroup": "Iter 46", "orientation": "h", "showlegend": true, "textposition": "auto", "type": "bar", "x": [0.0007074, 1.001e-05, 1.049e-05, 1.001e-05, 1.001e-05, 1.001e-05, 1.049e-05, 1.025e-05, 1.025e-05, 1.025e-05], "xaxis": "x", "y": ["Node 0", "Node 1", "Node 2", "Node 3", "Node 4", "Node 5", "Node 6", "Node 7", "Node 8", "Node 9"], "yaxis": "y"}, {"alignmentgroup": "True", "base": [0.03887, 0.03887, 0.03887, 0.03887, 0.03888, 0.03962, 0.03963, 0.03963, 0.03963, 0.03964], "hovertemplate": "Task=Iter 47<br>Start=%{base}<br>Finish=%{x}<br>Resource=%{y}<extra></extra>", "legendgroup": "Iter 47", "marker": {"color": "#B6E880", "pattern": {"shape": ""}}, "name": "Iter 47", "offsetgroup": "Iter 47", "orientation": "h", "showlegend": true, "textposition": "auto", "type": "bar", "x": [0.0007076, 1.001e-05, 1.025e-05, 1.025e-05, 1.001e-05, 1.025e-05, 1.025e-05, 1.049e-05, 1.001e-05, 9.775e-06], "xaxis": "x", "y": ["Node 0", "Node 1", "Node 2", "Node 3", "Node 4", "Node 5", "Node 6", "Node 7", "Node 8", "Node 9"], "yaxis": "y"}, {"alignmentgroup": "True", "base": [0.03968, 0.03968, 0.03968, 0.03969, 0.03969, 0.04044, 0.04044, 0.04045, 0.04045, 0.04045], "hovertemplate": "Task=Iter 48<br>Start=%{base}<br>Finish=%{x}<br>Resource=%{y}<extra></extra>", "legendgroup": "Iter 48", "marker": {"color": "#FF97FF", "pattern": {"shape": ""}}, "name": "Iter 48", "offsetgroup": "Iter 48", "orientation": "h", "showlegend": true, "textposition": "auto", "type": "bar", "x": [0.0007057, 1.001e-05, 1.049e-05, 1.025e-05, 1.025e-05, 9.775e-06, 1.049e-05, 1.025e-05, 1.049e-05, 1.025e-05], "xaxis": "x", "y": ["Node 0", "Node 1", "Node 2", "Node 3", "Node 4", "Node 5", "Node 6", "Node 7", "Node 8", "Node 9"], "yaxis": "y"}, {"alignmentgroup": "True", "base": [0.0405, 0.0405, 0.0405, 0.0405, 0.04051, 0.04126, 0.04127, 0.04127, 0.04127, 0.04128], "hovertemplate": "Task=Iter 49<br>Start=%{base}<br>Finish=%{x}<br>Resource=%{y}<extra></extra>", "legendgroup": "Iter 49", "marker": {"color": "#FECB52", "pattern": {"shape": ""}}, "name": "Iter 49", "offsetgroup": "Iter 49", "orientation": "h", "showlegend": true, "textposition": "auto", "type": "bar", "x": [0.0007157, 1.001e-05, 1.049e-05, 1.025e-05, 1.025e-05, 1.025e-05, 1.049e-05, 1.049e-05, 1.025e-05, 1.025e-05], "xaxis": "x", "y": ["Node 0", "Node 1", "Node 2", "Node 3", "Node 4", "Node 5", "Node 6", "Node 7", "Node 8", "Node 9"], "yaxis": "y"}, {"alignmentgroup": "True", "base": [0.04132, 0.04132, 0.04133, 0.04133, 0.04133, 0.04207, 0.04208, 0.04208, 0.04209, 0.0421], "hovertemplate": "Task=Iter 50<br>Start=%{base}<br>Finish=%{x}<br>Resource=%{y}<extra></extra>", "legendgroup": "Iter 50", "marker": {"color": "#636efa", "pattern": {"shape": ""}}, "name": "Iter 50", "offsetgroup": "Iter 50", "orientation": "h", "showlegend": true, "textposition": "auto", "type": "bar", "x": [0.0007, 1.001e-05, 1.025e-05, 1.001e-05, 1.001e-05, 1.931e-05, 1.55e-05, 1.764e-05, 1.025e-05, 1.001e-05], "xaxis": "x", "y": ["Node 0", "Node 1", "Node 2", "Node 3", "Node 4", "Node 5", "Node 6", "Node 7", "Node 8", "Node 9"], "yaxis": "y"}], "layout": {"barmode": "overlay", "legend": {"title": {"text": "Task"}, "tracegroupgap": 0}, "margin": {"t": 60}, "title": {"text": "Parallel WTA MaxFiedler"}, "xaxis": {"anchor": "y", "domain": [0, 1], "type": "linear"}, "yaxis": {"anchor": "x", "autorange": "reversed", "domain": [0, 1], "title": {"text": "Resource"}}}}
